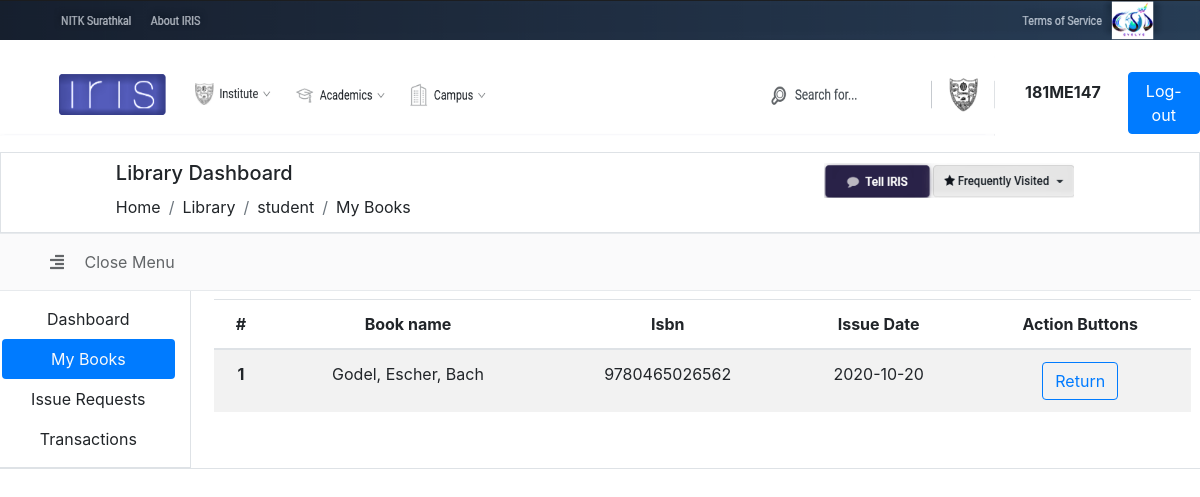
The app's page /admin-student/myBooks.php (signed in) with its own data.
### tables this page shows
CREATE TABLE `users` (
  `id` int(11) NOT NULL,
  `name` varchar(100) DEFAULT NULL,
  `collegeID` varchar(8) DEFAULT NULL,
  `passward` varchar(100) DEFAULT NULL
);

CREATE TABLE `issue` (
  `id` int(11) NOT NULL,
  `userID` int(11) NOT NULL,
  `bookID` int(11) NOT NULL,
  `tag` int(2) NOT NULL,
  `issueDate` date DEFAULT NULL,
  `returnDate` date DEFAULT NULL
);

CREATE TABLE `books` (
  `id` int(11) NOT NULL,
  `title` varchar(100) NOT NULL,
  `description` text NOT NULL,
  `quantity` int(11) NOT NULL,
  `isbn` bigint(15) NOT NULL
);

### admin-student/myBooks.php (the view, shortened to what this page needs)
<?php
  if (array_key_exists("id", $_SESSION) ) {
    include("../php//connection.php");
    $query = "SELECT id, collegeID FROM `users` WHERE id = ".mysqli_real_escape_string($conn, $_SESSION['id'])." LIMIT 1";
    $row = mysqli_fetch_array(mysqli_query($conn, $query));
  }
  else{
    header("Location: ../../index.php?logout=1");
  }
  $mainBody = '';
  $count = 0;
  $query = "SELECT id, userID, bookID, tag, issueDate FROM `issue` WHERE userID = '".mysqli_real_escape_string($conn, $row['id'])."'";
  $result = mysqli_query($conn, $query);
  if($result){
      if(mysqli_num_rows($result)>0){
          while($row1 = mysqli_fetch_assoc($result)){
            if($row1['tag'] == "1"){
              $count++;
             $query2 = "SELECT * FROM `books` WHERE id = '".mysqli_real_escape_string($conn, $row1['bookID'])."'";
             $row2 = mysqli_fetch_array(mysqli_query($conn, $query2));
             $mainBody .= '<tr>
             <th scope="row">'.$count.'</th>
             <td>'.$row2["title"].'</td>
             <td>'.$row2["isbn"].'</td>
             <td>'.$row1["issueDate"].'</td>
             <td><form method="POST"><button type="submit" class="btn btn-outline-primary" name="returnBook" value="2">Return</button>
                  <input type="hidden" name="id" value="'.$row1['id'].'">
              </td>
           </tr>';
         }
       }
     }
   }
  include("../php//header.php");
?>
<body>
  <div class="row ">
      <figure><img src="../../images/top_nav.PNG" width="100%" height="40px"></figure>
  </div>
  <div class="row">
    <div class="col-xl-10">
      <figure><img src="../../images/second_nav.PNG" width="100%" height="80px"></figure>
    </div>
    <div class="col-xl-1 mt-4 font-weight-bold">
        <?php echo $row["collegeID"]; ?>
    </Div>
    <div class="col-xl-1 mt-3">
        <a href="../../index.php?logout=1"><button type="button" class="btn btn-primary" id="log-out">
         Log-out
        </button></a>
    </div>
</div>
  <div class="container-fluid border">
    <div class="row">
      <div class="col-md-1"></div>
      <div class="col-md-7 py-2">
        <h5>Library Dashboard</h5>
        <nav aria-label="breadcrumb">
          <ol class="breadcrumb remalign">
            <li class="breadcrumb-item"><a href="#">Home</a></li>
            <li class="breadcrumb-item"><a href="../../index.php?logout=1">Library</a></li>
            <li class="breadcrumb-item"><a href="./student.php">student</a></li>
            <li class="breadcrumb-item">My Books</li>
          </ol>
        </nav>
      </div>
      <div class="col-md-4 pl-4">
        <figure><img src="../../images/3rd_pic.PNG" width="250px" height="35px" style="position: relative; top: 10px;"></figure>
      </div>
    </div>
  </div>
    <div class="row bg-light" style="opacity: .7;">
      <div class="col-md-12 py-2 px-5 border">
            <a href="#" class="nav-link"  onclick="hideShowMenu()" id="hideShowMenu">
              <i class="fa fa-align-right mr-2 " id="hideShowMenuIcon"></i>
              <span class="hide-text-md ml-2" id="hideShowMenuText">Close Menu</span>
            </a>
      </div>
    </div>
    <div class="row main-content border border-top-0">
      <div class="col-md-2 border border-top-0 py-2" id="dash" style="text-align: center;">
        <ul class="nav  nav pills flex-column">
          <li class="nav-item">
            <a class="nav-link " href="./student.php">Dashboard</a>
          </li>
          <li class="nav-item bg-primary rounded">
            <a class="nav-link disabled text-light">My Books</a>
          </li>
          <li class="nav-item">
            <a class="nav-link" href="./issueRequest.php">Issue Requests</a>
          </li>
          <li class="nav-item">
            <a class="nav-link" href="./studentTransaction.php">Transactions</a>
          </li>
        </ul>
      </div>
      <div class="col-md-10 py-2" id="main-area">
        <div class="row text-center mx-2">
        <table class="table table-striped ">
            <thead>
                <tr>
                <th scope="col">#</th>
                <th scope="col">Book name</th>
                <th scope="col">Isbn</th>
                <th scope="col">Issue Date</th>
                <th scope="col">Action Buttons</th>
                </tr>
            </thead>
            <tbody>
                <?php echo $mainBody;?>
            </tbody>
            </table>
        </div>
      </div>
    </div>
</body>
</html>

### php/header.php (style rules this page uses)
.main-content { background-color: #fff; }
a { color: inherit; }
.breadcrumb { background-color: transparent !important; padding: .1rem 0rem !important; margin-bottom: .25rem !important; }
ul { list-style-type: none; }

### records on screen
users: collegeID "181ME147"
issue: bookID.title "Godel, Escher, Bach", bookID.isbn "9780465026562", issueDate "2020-10-20"
